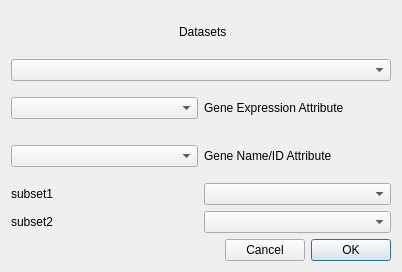
<?xml version="1.0" encoding="UTF-8"?>
<ui version="4.0">
 <class>Differential Gene Expression</class>
 <widget class="QDialog" name="Differential Gene Expression">
  <property name="geometry">
   <rect>
    <x>0</x>
    <y>0</y>
    <width>402</width>
    <height>272</height>
   </rect>
  </property>
  <property name="windowTitle">
   <string>Differential Gene Expression</string>
  </property>
  <layout class="QGridLayout" name="gridLayout">
   <item row="6" column="0">
    <layout class="QHBoxLayout" name="horizontalLayout_6">
     <item>
      <spacer name="horizontalSpacer">
       <property name="orientation">
        <enum>Qt::Horizontal</enum>
       </property>
       <property name="sizeHint" stdset="0">
        <size>
         <width>40</width>
         <height>20</height>
        </size>
       </property>
      </spacer>
     </item>
     <item>
      <widget class="QPushButton" name="button_cancel">
       <property name="text">
        <string>Cancel</string>
       </property>
      </widget>
     </item>
     <item>
      <widget class="QPushButton" name="button_ok">
       <property name="text">
        <string>OK</string>
       </property>
       <property name="default">
        <bool>true</bool>
       </property>
      </widget>
     </item>
    </layout>
   </item>
   <item row="0" column="0">
    <widget class="QLabel" name="label_5">
     <property name="text">
      <string> Datasets</string>
     </property>
     <property name="alignment">
      <set>Qt::AlignCenter</set>
     </property>
    </widget>
   </item>
   <item row="1" column="0">
    <widget class="QComboBox" name="combosel_data">
     <property name="sizeAdjustPolicy">
      <enum>QComboBox::AdjustToMinimumContentsLength</enum>
     </property>
    </widget>
   </item>
   <item row="2" column="0">
    <layout class="QHBoxLayout" name="horizontalLayout_8">
     <item>
      <widget class="QComboBox" name="combosel_exp_att">
       <property name="sizeAdjustPolicy">
        <enum>QComboBox::AdjustToMinimumContentsLength</enum>
       </property>
      </widget>
     </item>
     <item>
      <widget class="QLabel" name="label_9">
       <property name="text">
        <string>Gene Expression Attribute</string>
       </property>
      </widget>
     </item>
    </layout>
   </item>
   <item row="5" column="0">
    <layout class="QHBoxLayout" name="horizontalLayout_9">
     <item>
      <widget class="QLabel" name="label_10">
       <property name="text">
        <string>subset2</string>
       </property>
      </widget>
     </item>
     <item>
      <widget class="QComboBox" name="combosel_subset2">
       <property name="sizeAdjustPolicy">
        <enum>QComboBox::AdjustToMinimumContentsLength</enum>
       </property>
      </widget>
     </item>
    </layout>
   </item>
   <item row="4" column="0">
    <layout class="QHBoxLayout" name="horizontalLayout_7">
     <item>
      <widget class="QLabel" name="label_8">
       <property name="text">
        <string>subset1</string>
       </property>
      </widget>
     </item>
     <item>
      <widget class="QComboBox" name="combosel_subset1">
       <property name="sizeAdjustPolicy">
        <enum>QComboBox::AdjustToMinimumContentsLength</enum>
       </property>
      </widget>
     </item>
    </layout>
   </item>
   <item row="3" column="0">
    <layout class="QHBoxLayout" name="horizontalLayout_11">
     <item>
      <widget class="QComboBox" name="combosel_gene_att">
       <property name="sizeAdjustPolicy">
        <enum>QComboBox::AdjustToMinimumContentsLength</enum>
       </property>
      </widget>
     </item>
     <item>
      <widget class="QLabel" name="label_11">
       <property name="text">
        <string>Gene Name/ID Attribute</string>
       </property>
      </widget>
     </item>
    </layout>
   </item>
  </layout>
 </widget>
 <resources/>
 <connections/>
</ui>
